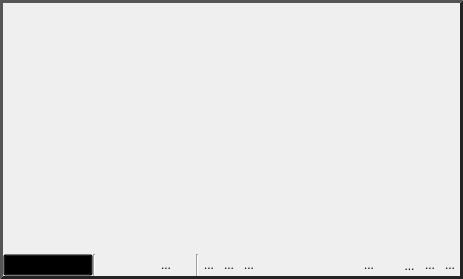
<?xml version="1.0" encoding="UTF-8"?>
<ui version="4.0">
 <class>ViewerWidget</class>
 <widget class="QWidget" name="ViewerWidget">
  <property name="geometry">
   <rect>
    <x>0</x>
    <y>0</y>
    <width>463</width>
    <height>279</height>
   </rect>
  </property>
  <property name="windowTitle">
   <string>ViewerWidget</string>
  </property>
  <property name="styleSheet">
   <string notr="true">QWidget#toolbar_{
  background-color: qlineargradient(spread:pad, x1:0.5, y1:0, x2:0.5, y2:0.960227,
  stop:0 rgba(211, 211, 211, 255),
  stop:0.155779 rgba(228, 228, 228,255),
  stop:1 rgba(204, 204, 204, 255));
  margin: 0px;
  padding: 0px;
}

QWidget#viewer_mode_holder_{
  margin: 0px;
  padding: 0px;
}

QWidget#border_{
  border-top: 3px solid rgb( 85, 85, 85 );
  border-bottom: 3px solid rgb( 35, 35, 35 );
  border-left: 3px solid rgb( 85, 85, 85 );
  border-right: 3px solid rgb( 35, 35, 35 );
}

QToolButton{
  border: 1px solid rgba( 0, 0, 0, 0 );
  margin: 0, 0, 0, 0;
  padding: 0, 0, 0, 0;
  
}

QToolButton:hover{
  background-color: rgba( 140, 140, 140, 50 );
}

QToolButton:pressed{
  border: 1px solid rgba( 100, 100, 100, 120 );
  background-color: rgba( 100, 100, 100, 200 );
}


 QComboBox {
     padding: 1px 1px 1px 1px;
     min-width: 6em;
  background-color: rgba( 0,0,0,0 );
  color: black;
 }

 QComboBox:editable {
 }

 QComboBox:!editable, QComboBox::drop-down:editable {
  background-color: qlineargradient(x1: 0, y1: 0, x2: 0, y2: 1,
                                  stop: 0 #E1E1E1, stop: 0.4 #DDDDDD,
                                  stop: 0.5 #D8D8D8, stop: 1.0 #D3D3D3);
 }

 /* QComboBox gets the &quot;on&quot; state when the popup is open */
 QComboBox:!editable:on, QComboBox::drop-down:editable:on {
     background: qlineargradient(x1: 0, y1: 0, x2: 0, y2: 1,
                                 stop: 0 #D3D3D3, stop: 0.4 #D8D8D8,
                                 stop: 0.5 #DDDDDD, stop: 1.0 #E1E1E1);
 }

 QComboBox:on { /* shift the text when the popup opens */
 }

 QComboBox::drop-down {
     subcontrol-origin: padding;
     subcontrol-position: top right;
     width: 16px;
     border-top-right-radius: 3px;
     border-bottom-right-radius: 3px;
 }

 QComboBox::down-arrow {
     image: url(&quot;:/Images/Arrow.png&quot;);
 }

 QComboBox::down-arrow:on { /* shift the arrow when popup is open */
     top: 0px;
     left: 0px;
 }
QComboBox::icon{
  border: 1px solid rgba( 0, 0, 0, 0 );
}


</string>
  </property>
  <layout class="QHBoxLayout" name="horizontalLayout_3">
   <property name="spacing">
    <number>0</number>
   </property>
   <property name="margin">
    <number>0</number>
   </property>
   <item>
    <widget class="QWidget" name="border_" native="true">
     <layout class="QVBoxLayout" name="border_layout_">
      <property name="spacing">
       <number>0</number>
      </property>
      <property name="margin">
       <number>3</number>
      </property>
      <item>
       <widget class="QWidget" name="viewer_slot_" native="true">
        <property name="sizePolicy">
         <sizepolicy hsizetype="Preferred" vsizetype="MinimumExpanding">
          <horstretch>0</horstretch>
          <verstretch>0</verstretch>
         </sizepolicy>
        </property>
        <layout class="QHBoxLayout" name="viewer_layout_">
         <property name="spacing">
          <number>0</number>
         </property>
         <property name="margin">
          <number>0</number>
         </property>
        </layout>
       </widget>
      </item>
      <item>
       <widget class="QWidget" name="toolbar_" native="true">
        <property name="sizePolicy">
         <sizepolicy hsizetype="Preferred" vsizetype="Fixed">
          <horstretch>0</horstretch>
          <verstretch>0</verstretch>
         </sizepolicy>
        </property>
        <property name="minimumSize">
         <size>
          <width>0</width>
          <height>20</height>
         </size>
        </property>
        <layout class="QVBoxLayout" name="toolbar_layout_">
         <property name="spacing">
          <number>0</number>
         </property>
         <property name="margin">
          <number>0</number>
         </property>
         <item>
          <widget class="QWidget" name="buttonbar_" native="true">
           <property name="sizePolicy">
            <sizepolicy hsizetype="Preferred" vsizetype="Fixed">
             <horstretch>0</horstretch>
             <verstretch>0</verstretch>
            </sizepolicy>
           </property>
           <property name="minimumSize">
            <size>
             <width>0</width>
             <height>20</height>
            </size>
           </property>
           <layout class="QHBoxLayout" name="button_layout_">
            <property name="spacing">
             <number>0</number>
            </property>
            <property name="margin">
             <number>0</number>
            </property>
            <item>
             <widget class="QWidget" name="viewer_mode_holder_" native="true">
              <property name="sizePolicy">
               <sizepolicy hsizetype="Fixed" vsizetype="Fixed">
                <horstretch>0</horstretch>
                <verstretch>0</verstretch>
               </sizepolicy>
              </property>
              <property name="minimumSize">
               <size>
                <width>90</width>
                <height>0</height>
               </size>
              </property>
              <property name="maximumSize">
               <size>
                <width>90</width>
                <height>16777215</height>
               </size>
              </property>
              <layout class="QHBoxLayout" name="horizontalLayout">
               <property name="spacing">
                <number>0</number>
               </property>
               <property name="margin">
                <number>0</number>
               </property>
               <item>
                <widget class="QComboBox" name="viewer_mode_">
                 <property name="minimumSize">
                  <size>
                   <width>82</width>
                   <height>0</height>
                  </size>
                 </property>
                 <property name="maximumSize">
                  <size>
                   <width>90</width>
                   <height>16777215</height>
                  </size>
                 </property>
                 <property name="palette">
                  <palette>
                   <active>
                    <colorrole role="WindowText">
                     <brush brushstyle="SolidPattern">
                      <color alpha="255">
                       <red>0</red>
                       <green>0</green>
                       <blue>0</blue>
                      </color>
                     </brush>
                    </colorrole>
                    <colorrole role="Button">
                     <brush brushstyle="SolidPattern">
                      <color alpha="0">
                       <red>0</red>
                       <green>0</green>
                       <blue>0</blue>
                      </color>
                     </brush>
                    </colorrole>
                    <colorrole role="Text">
                     <brush brushstyle="SolidPattern">
                      <color alpha="255">
                       <red>0</red>
                       <green>0</green>
                       <blue>0</blue>
                      </color>
                     </brush>
                    </colorrole>
                    <colorrole role="ButtonText">
                     <brush brushstyle="SolidPattern">
                      <color alpha="255">
                       <red>0</red>
                       <green>0</green>
                       <blue>0</blue>
                      </color>
                     </brush>
                    </colorrole>
                    <colorrole role="Base">
                     <brush brushstyle="SolidPattern">
                      <color alpha="0">
                       <red>0</red>
                       <green>0</green>
                       <blue>0</blue>
                      </color>
                     </brush>
                    </colorrole>
                    <colorrole role="Window">
                     <brush brushstyle="SolidPattern">
                      <color alpha="0">
                       <red>0</red>
                       <green>0</green>
                       <blue>0</blue>
                      </color>
                     </brush>
                    </colorrole>
                    <colorrole role="Highlight">
                     <brush brushstyle="SolidPattern">
                      <color alpha="0">
                       <red>181</red>
                       <green>213</green>
                       <blue>255</blue>
                      </color>
                     </brush>
                    </colorrole>
                   </active>
                   <inactive>
                    <colorrole role="WindowText">
                     <brush brushstyle="SolidPattern">
                      <color alpha="255">
                       <red>0</red>
                       <green>0</green>
                       <blue>0</blue>
                      </color>
                     </brush>
                    </colorrole>
                    <colorrole role="Button">
                     <brush brushstyle="LinearGradientPattern">
                      <gradient startx="0.000000000000000" starty="0.000000000000000" endx="0.000000000000000" endy="1.000000000000000" type="LinearGradient" spread="PadSpread" coordinatemode="ObjectBoundingMode">
                       <gradientstop position="0.000000000000000">
                        <color alpha="255">
                         <red>225</red>
                         <green>225</green>
                         <blue>225</blue>
                        </color>
                       </gradientstop>
                       <gradientstop position="0.400000000000000">
                        <color alpha="255">
                         <red>221</red>
                         <green>221</green>
                         <blue>221</blue>
                        </color>
                       </gradientstop>
                       <gradientstop position="0.500000000000000">
                        <color alpha="255">
                         <red>216</red>
                         <green>216</green>
                         <blue>216</blue>
                        </color>
                       </gradientstop>
                       <gradientstop position="1.000000000000000">
                        <color alpha="255">
                         <red>211</red>
                         <green>211</green>
                         <blue>211</blue>
                        </color>
                       </gradientstop>
                      </gradient>
                     </brush>
                    </colorrole>
                    <colorrole role="Text">
                     <brush brushstyle="SolidPattern">
                      <color alpha="255">
                       <red>0</red>
                       <green>0</green>
                       <blue>0</blue>
                      </color>
                     </brush>
                    </colorrole>
                    <colorrole role="ButtonText">
                     <brush brushstyle="SolidPattern">
                      <color alpha="255">
                       <red>0</red>
                       <green>0</green>
                       <blue>0</blue>
                      </color>
                     </brush>
                    </colorrole>
                    <colorrole role="Base">
                     <brush brushstyle="LinearGradientPattern">
                      <gradient startx="0.000000000000000" starty="0.000000000000000" endx="0.000000000000000" endy="1.000000000000000" type="LinearGradient" spread="PadSpread" coordinatemode="ObjectBoundingMode">
                       <gradientstop position="0.000000000000000">
                        <color alpha="255">
                         <red>225</red>
                         <green>225</green>
                         <blue>225</blue>
                        </color>
                       </gradientstop>
                       <gradientstop position="0.400000000000000">
                        <color alpha="255">
                         <red>221</red>
                         <green>221</green>
                         <blue>221</blue>
                        </color>
                       </gradientstop>
                       <gradientstop position="0.500000000000000">
                        <color alpha="255">
                         <red>216</red>
                         <green>216</green>
                         <blue>216</blue>
                        </color>
                       </gradientstop>
                       <gradientstop position="1.000000000000000">
                        <color alpha="255">
                         <red>211</red>
                         <green>211</green>
                         <blue>211</blue>
                        </color>
                       </gradientstop>
                      </gradient>
                     </brush>
                    </colorrole>
                    <colorrole role="Window">
                     <brush brushstyle="LinearGradientPattern">
                      <gradient startx="0.000000000000000" starty="0.000000000000000" endx="0.000000000000000" endy="1.000000000000000" type="LinearGradient" spread="PadSpread" coordinatemode="ObjectBoundingMode">
                       <gradientstop position="0.000000000000000">
                        <color alpha="255">
                         <red>225</red>
                         <green>225</green>
                         <blue>225</blue>
                        </color>
                       </gradientstop>
                       <gradientstop position="0.400000000000000">
                        <color alpha="255">
                         <red>221</red>
                         <green>221</green>
                         <blue>221</blue>
                        </color>
                       </gradientstop>
                       <gradientstop position="0.500000000000000">
                        <color alpha="255">
                         <red>216</red>
                         <green>216</green>
                         <blue>216</blue>
                        </color>
                       </gradientstop>
                       <gradientstop position="1.000000000000000">
                        <color alpha="255">
                         <red>211</red>
                         <green>211</green>
                         <blue>211</blue>
                        </color>
                       </gradientstop>
                      </gradient>
                     </brush>
                    </colorrole>
                    <colorrole role="Highlight">
                     <brush brushstyle="SolidPattern">
                      <color alpha="0">
                       <red>181</red>
                       <green>213</green>
                       <blue>255</blue>
                      </color>
                     </brush>
                    </colorrole>
                   </inactive>
                   <disabled>
                    <colorrole role="WindowText">
                     <brush brushstyle="SolidPattern">
                      <color alpha="255">
                       <red>0</red>
                       <green>0</green>
                       <blue>0</blue>
                      </color>
                     </brush>
                    </colorrole>
                    <colorrole role="Button">
                     <brush brushstyle="LinearGradientPattern">
                      <gradient startx="0.000000000000000" starty="0.000000000000000" endx="0.000000000000000" endy="1.000000000000000" type="LinearGradient" spread="PadSpread" coordinatemode="ObjectBoundingMode">
                       <gradientstop position="0.000000000000000">
                        <color alpha="255">
                         <red>225</red>
                         <green>225</green>
                         <blue>225</blue>
                        </color>
                       </gradientstop>
                       <gradientstop position="0.400000000000000">
                        <color alpha="255">
                         <red>221</red>
                         <green>221</green>
                         <blue>221</blue>
                        </color>
                       </gradientstop>
                       <gradientstop position="0.500000000000000">
                        <color alpha="255">
                         <red>216</red>
                         <green>216</green>
                         <blue>216</blue>
                        </color>
                       </gradientstop>
                       <gradientstop position="1.000000000000000">
                        <color alpha="255">
                         <red>211</red>
                         <green>211</green>
                         <blue>211</blue>
                        </color>
                       </gradientstop>
                      </gradient>
                     </brush>
                    </colorrole>
                    <colorrole role="Text">
                     <brush brushstyle="SolidPattern">
                      <color alpha="255">
                       <red>0</red>
                       <green>0</green>
                       <blue>0</blue>
                      </color>
                     </brush>
                    </colorrole>
                    <colorrole role="ButtonText">
                     <brush brushstyle="SolidPattern">
                      <color alpha="255">
                       <red>0</red>
                       <green>0</green>
                       <blue>0</blue>
                      </color>
                     </brush>
                    </colorrole>
                    <colorrole role="Base">
                     <brush brushstyle="LinearGradientPattern">
                      <gradient startx="0.000000000000000" starty="0.000000000000000" endx="0.000000000000000" endy="1.000000000000000" type="LinearGradient" spread="PadSpread" coordinatemode="ObjectBoundingMode">
                       <gradientstop position="0.000000000000000">
                        <color alpha="255">
                         <red>225</red>
                         <green>225</green>
                         <blue>225</blue>
                        </color>
                       </gradientstop>
                       <gradientstop position="0.400000000000000">
                        <color alpha="255">
                         <red>221</red>
                         <green>221</green>
                         <blue>221</blue>
                        </color>
                       </gradientstop>
                       <gradientstop position="0.500000000000000">
                        <color alpha="255">
                         <red>216</red>
                         <green>216</green>
                         <blue>216</blue>
                        </color>
                       </gradientstop>
                       <gradientstop position="1.000000000000000">
                        <color alpha="255">
                         <red>211</red>
                         <green>211</green>
                         <blue>211</blue>
                        </color>
                       </gradientstop>
                      </gradient>
                     </brush>
                    </colorrole>
                    <colorrole role="Window">
                     <brush brushstyle="LinearGradientPattern">
                      <gradient startx="0.000000000000000" starty="0.000000000000000" endx="0.000000000000000" endy="1.000000000000000" type="LinearGradient" spread="PadSpread" coordinatemode="ObjectBoundingMode">
                       <gradientstop position="0.000000000000000">
                        <color alpha="255">
                         <red>225</red>
                         <green>225</green>
                         <blue>225</blue>
                        </color>
                       </gradientstop>
                       <gradientstop position="0.400000000000000">
                        <color alpha="255">
                         <red>221</red>
                         <green>221</green>
                         <blue>221</blue>
                        </color>
                       </gradientstop>
                       <gradientstop position="0.500000000000000">
                        <color alpha="255">
                         <red>216</red>
                         <green>216</green>
                         <blue>216</blue>
                        </color>
                       </gradientstop>
                       <gradientstop position="1.000000000000000">
                        <color alpha="255">
                         <red>211</red>
                         <green>211</green>
                         <blue>211</blue>
                        </color>
                       </gradientstop>
                      </gradient>
                     </brush>
                    </colorrole>
                    <colorrole role="Highlight">
                     <brush brushstyle="SolidPattern">
                      <color alpha="255">
                       <red>208</red>
                       <green>208</green>
                       <blue>208</blue>
                      </color>
                     </brush>
                    </colorrole>
                   </disabled>
                  </palette>
                 </property>
                 <property name="toolTip">
                  <string>Select viewer mode</string>
                 </property>
                 <property name="currentIndex">
                  <number>0</number>
                 </property>
                 <property name="sizeAdjustPolicy">
                  <enum>QComboBox::AdjustToMinimumContentsLengthWithIcon</enum>
                 </property>
                 <property name="iconSize">
                  <size>
                   <width>16</width>
                   <height>16</height>
                  </size>
                 </property>
                 <property name="frame">
                  <bool>false</bool>
                 </property>
                 <item>
                  <property name="text">
                   <string notr="true">Sagittal</string>
                  </property>
                  <property name="icon">
                   <iconset resource="../../Resources/QtResources.qrc">
                    <normaloff>:/Images/XviewRed.png</normaloff>:/Images/XviewRed.png</iconset>
                  </property>
                 </item>
                 <item>
                  <property name="text">
                   <string notr="true">Coronal</string>
                  </property>
                  <property name="icon">
                   <iconset>
                    <normalon>:/Images/YviewGreen.png</normalon>
                   </iconset>
                  </property>
                 </item>
                 <item>
                  <property name="text">
                   <string notr="true">Axial</string>
                  </property>
                  <property name="icon">
                   <iconset>
                    <normalon>:/Images/ZviewBlue.png</normalon>
                   </iconset>
                  </property>
                 </item>
                 <item>
                  <property name="text">
                   <string notr="true">Volume</string>
                  </property>
                  <property name="icon">
                   <iconset>
                    <normalon>:/Images/Vview.png</normalon>
                   </iconset>
                  </property>
                 </item>
                </widget>
               </item>
              </layout>
             </widget>
            </item>
            <item>
             <widget class="Line" name="line_">
              <property name="minimumSize">
               <size>
                <width>3</width>
                <height>0</height>
               </size>
              </property>
              <property name="maximumSize">
               <size>
                <width>3</width>
                <height>16777215</height>
               </size>
              </property>
              <property name="orientation">
               <enum>Qt::Vertical</enum>
              </property>
             </widget>
            </item>
            <item>
             <widget class="QWidget" name="common_tools_" native="true">
              <property name="sizePolicy">
               <sizepolicy hsizetype="MinimumExpanding" vsizetype="Fixed">
                <horstretch>0</horstretch>
                <verstretch>0</verstretch>
               </sizepolicy>
              </property>
              <property name="minimumSize">
               <size>
                <width>0</width>
                <height>20</height>
               </size>
              </property>
              <property name="maximumSize">
               <size>
                <width>16777215</width>
                <height>20</height>
               </size>
              </property>
              <layout class="QHBoxLayout" name="common_tools_layout_">
               <property name="spacing">
                <number>0</number>
               </property>
               <property name="sizeConstraint">
                <enum>QLayout::SetMinimumSize</enum>
               </property>
               <property name="margin">
                <number>0</number>
               </property>
               <item>
                <widget class="QToolButton" name="auto_view_button_">
                 <property name="minimumSize">
                  <size>
                   <width>20</width>
                   <height>20</height>
                  </size>
                 </property>
                 <property name="maximumSize">
                  <size>
                   <width>20</width>
                   <height>20</height>
                  </size>
                 </property>
                 <property name="toolTip">
                  <string>Autoview</string>
                 </property>
                 <property name="text">
                  <string/>
                 </property>
                 <property name="icon">
                  <iconset resource="../../Resources/QtResources.qrc">
                   <normaloff>:/Images/AutoViewOff.png</normaloff>
                   <normalon>:/Images/AutoView.png</normalon>:/Images/AutoViewOff.png</iconset>
                 </property>
                 <property name="checkable">
                  <bool>false</bool>
                 </property>
                </widget>
               </item>
               <item>
                <widget class="QToolButton" name="lock_button_">
                 <property name="sizePolicy">
                  <sizepolicy hsizetype="Fixed" vsizetype="Fixed">
                   <horstretch>0</horstretch>
                   <verstretch>0</verstretch>
                  </sizepolicy>
                 </property>
                 <property name="minimumSize">
                  <size>
                   <width>20</width>
                   <height>20</height>
                  </size>
                 </property>
                 <property name="maximumSize">
                  <size>
                   <width>20</width>
                   <height>20</height>
                  </size>
                 </property>
                 <property name="toolTip">
                  <string>Lock navigation with the other locked viewers of the same type</string>
                 </property>
                 <property name="icon">
                  <iconset resource="../../Resources/QtResources.qrc">
                   <normaloff>:/Images/LockOff.png</normaloff>
                   <normalon>:/Images/Lock.png</normalon>:/Images/LockOff.png</iconset>
                 </property>
                 <property name="checkable">
                  <bool>true</bool>
                 </property>
                </widget>
               </item>
               <item>
                <widget class="QToolButton" name="slice_visible_button_">
                 <property name="minimumSize">
                  <size>
                   <width>20</width>
                   <height>20</height>
                  </size>
                 </property>
                 <property name="maximumSize">
                  <size>
                   <width>20</width>
                   <height>20</height>
                  </size>
                 </property>
                 <property name="toolTip">
                  <string>Show this slice in volume viewer</string>
                 </property>
                 <property name="icon">
                  <iconset resource="../../Resources/QtResources.qrc">
                   <normaloff>:/Images/VisibleOff.png</normaloff>
                   <normalon>:/Images/Visible.png</normalon>:/Images/VisibleOff.png</iconset>
                 </property>
                 <property name="checkable">
                  <bool>true</bool>
                 </property>
                </widget>
               </item>
               <item>
                <widget class="QToolButton" name="snap_to_axis_button_">
                 <property name="minimumSize">
                  <size>
                   <width>20</width>
                   <height>20</height>
                  </size>
                 </property>
                 <property name="maximumSize">
                  <size>
                   <width>20</width>
                   <height>20</height>
                  </size>
                 </property>
                 <property name="toolTip">
                  <string>Snap the camera to the closest axis</string>
                 </property>
                 <property name="text">
                  <string>...</string>
                 </property>
                 <property name="icon">
                  <iconset resource="../../Resources/QtResources.qrc">
                   <normaloff>:/Images/AlignOff.png</normaloff>
                   <normalon>:/Images/Align.png</normalon>:/Images/AlignOff.png</iconset>
                 </property>
                </widget>
               </item>
               <item>
                <widget class="QToolButton" name="light_visible_button_">
                 <property name="minimumSize">
                  <size>
                   <width>20</width>
                   <height>20</height>
                  </size>
                 </property>
                 <property name="maximumSize">
                  <size>
                   <width>20</width>
                   <height>20</height>
                  </size>
                 </property>
                 <property name="toolTip">
                  <string>Scene lighting on/off</string>
                 </property>
                 <property name="text">
                  <string/>
                 </property>
                 <property name="icon">
                  <iconset resource="../../Resources/QtResources.qrc">
                   <normaloff>:/Images/LightOff.png</normaloff>
                   <normalon>:/Images/Light.png</normalon>:/Images/LightOff.png</iconset>
                 </property>
                </widget>
               </item>
              </layout>
             </widget>
            </item>
            <item>
             <widget class="Line" name="sep_line_">
              <property name="minimumSize">
               <size>
                <width>3</width>
                <height>0</height>
               </size>
              </property>
              <property name="maximumSize">
               <size>
                <width>3</width>
                <height>16777215</height>
               </size>
              </property>
              <property name="orientation">
               <enum>Qt::Vertical</enum>
              </property>
             </widget>
            </item>
            <item>
             <widget class="QWidget" name="less_common_tools_" native="true">
              <property name="sizePolicy">
               <sizepolicy hsizetype="Preferred" vsizetype="Fixed">
                <horstretch>0</horstretch>
                <verstretch>0</verstretch>
               </sizepolicy>
              </property>
              <property name="minimumSize">
               <size>
                <width>0</width>
                <height>20</height>
               </size>
              </property>
              <property name="maximumSize">
               <size>
                <width>16777215</width>
                <height>20</height>
               </size>
              </property>
              <layout class="QHBoxLayout" name="less_common_tools_layout_">
               <property name="spacing">
                <number>0</number>
               </property>
               <property name="margin">
                <number>0</number>
               </property>
               <item>
                <widget class="QToolButton" name="fog_button_">
                 <property name="minimumSize">
                  <size>
                   <width>20</width>
                   <height>20</height>
                  </size>
                 </property>
                 <property name="maximumSize">
                  <size>
                   <width>20</width>
                   <height>20</height>
                  </size>
                 </property>
                 <property name="toolTip">
                  <string>Show fog (depth cue)</string>
                 </property>
                 <property name="text">
                  <string>...</string>
                 </property>
                 <property name="icon">
                  <iconset resource="../../Resources/QtResources.qrc">
                   <normaloff>:/Images/FogOff.png</normaloff>
                   <normalon>:/Images/Fog.png</normalon>:/Images/FogOff.png</iconset>
                 </property>
                 <property name="checkable">
                  <bool>true</bool>
                 </property>
                </widget>
               </item>
               <item>
                <widget class="QToolButton" name="enable_clipping_button_">
                 <property name="minimumSize">
                  <size>
                   <width>20</width>
                   <height>20</height>
                  </size>
                 </property>
                 <property name="maximumSize">
                  <size>
                   <width>20</width>
                   <height>20</height>
                  </size>
                 </property>
                 <property name="toolTip">
                  <string>Enable clipping</string>
                 </property>
                 <property name="text">
                  <string>...</string>
                 </property>
                </widget>
               </item>
               <item>
                <widget class="QtUtils::SingleShotToolButton" name="picking_button_">
                 <property name="minimumSize">
                  <size>
                   <width>20</width>
                   <height>20</height>
                  </size>
                 </property>
                 <property name="maximumSize">
                  <size>
                   <width>20</width>
                   <height>20</height>
                  </size>
                 </property>
                 <property name="toolTip">
                  <string>Allow picking in other views to move slices in this view</string>
                 </property>
                 <property name="text">
                  <string>...</string>
                 </property>
                 <property name="icon">
                  <iconset resource="../../Resources/QtResources.qrc">
                   <normaloff>:/Images/PickingOff.png</normaloff>
                   <normalon>:/Images/Picking.png</normalon>:/Images/PickingOff.png</iconset>
                 </property>
                </widget>
               </item>
               <item>
                <widget class="QToolButton" name="grid_button_">
                 <property name="minimumSize">
                  <size>
                   <width>20</width>
                   <height>20</height>
                  </size>
                 </property>
                 <property name="maximumSize">
                  <size>
                   <width>20</width>
                   <height>20</height>
                  </size>
                 </property>
                 <property name="toolTip">
                  <string>Switch on/off grid</string>
                 </property>
                 <property name="icon">
                  <iconset resource="../../Resources/QtResources.qrc">
                   <normaloff>:/Images/GridOff.png</normaloff>
                   <normalon>:/Images/Grid.png</normalon>:/Images/GridOff.png</iconset>
                 </property>
                 <property name="checkable">
                  <bool>true</bool>
                 </property>
                </widget>
               </item>
               <item>
                <widget class="QToolButton" name="flip_horizontal_button_">
                 <property name="minimumSize">
                  <size>
                   <width>20</width>
                   <height>20</height>
                  </size>
                 </property>
                 <property name="maximumSize">
                  <size>
                   <width>20</width>
                   <height>20</height>
                  </size>
                 </property>
                 <property name="toolTip">
                  <string>Flip the data visually horizontal</string>
                 </property>
                 <property name="icon">
                  <iconset resource="../../Resources/QtResources.qrc">
                   <normaloff>:/Images/FlipHorizOff.png</normaloff>
                   <normalon>:/Images/FlipHoriz.png</normalon>:/Images/FlipHorizOff.png</iconset>
                 </property>
                 <property name="checkable">
                  <bool>true</bool>
                 </property>
                </widget>
               </item>
               <item>
                <widget class="QToolButton" name="flip_vertical_button_">
                 <property name="minimumSize">
                  <size>
                   <width>20</width>
                   <height>20</height>
                  </size>
                 </property>
                 <property name="maximumSize">
                  <size>
                   <width>20</width>
                   <height>20</height>
                  </size>
                 </property>
                 <property name="toolTip">
                  <string>Flip the data visually vertical</string>
                 </property>
                 <property name="icon">
                  <iconset resource="../../Resources/QtResources.qrc">
                   <normaloff>:/Images/FlipVertOff.png</normaloff>
                   <normalon>:/Images/FlipVert.png</normalon>:/Images/FlipVertOff.png</iconset>
                 </property>
                 <property name="checkable">
                  <bool>true</bool>
                 </property>
                </widget>
               </item>
               <item>
                <widget class="QToolButton" name="isosurfaces_visible_button_">
                 <property name="minimumSize">
                  <size>
                   <width>20</width>
                   <height>20</height>
                  </size>
                 </property>
                 <property name="maximumSize">
                  <size>
                   <width>20</width>
                   <height>20</height>
                  </size>
                 </property>
                 <property name="toolTip">
                  <string>Show isosurface</string>
                 </property>
                 <property name="text">
                  <string/>
                 </property>
                 <property name="icon">
                  <iconset resource="../../Resources/QtResources.qrc">
                   <normaloff>:/Images/IsosurfaceVisibleOff.png</normaloff>
                   <normalon>:/Images/IsosurfaceVisible.png</normalon>:/Images/IsosurfaceVisibleOff.png</iconset>
                 </property>
                </widget>
               </item>
               <item>
                <widget class="QToolButton" name="slices_visible_button_">
                 <property name="minimumSize">
                  <size>
                   <width>20</width>
                   <height>20</height>
                  </size>
                 </property>
                 <property name="maximumSize">
                  <size>
                   <width>20</width>
                   <height>20</height>
                  </size>
                 </property>
                 <property name="toolTip">
                  <string>Show slice planes</string>
                 </property>
                 <property name="text">
                  <string/>
                 </property>
                 <property name="icon">
                  <iconset resource="../../Resources/QtResources.qrc">
                   <normaloff>:/Images/SlicesVisibleOff.png</normaloff>
                   <normalon>:/Images/SlicesVisible.png</normalon>:/Images/SlicesVisibleOff.png</iconset>
                 </property>
                </widget>
               </item>
               <item>
                <widget class="QToolButton" name="show_invisible_slices_button_">
                 <property name="minimumSize">
                  <size>
                   <width>20</width>
                   <height>20</height>
                  </size>
                 </property>
                 <property name="maximumSize">
                  <size>
                   <width>20</width>
                   <height>20</height>
                  </size>
                 </property>
                 <property name="toolTip">
                  <string>Show slice planes for hidden viewers</string>
                 </property>
                 <property name="text">
                  <string>...</string>
                 </property>
                 <property name="icon">
                  <iconset resource="../../Resources/QtResources.qrc">
                   <normaloff>:/Images/InvisibleSlicesVisibleOff.png</normaloff>
                   <normalon>:/Images/InvisibleSlicesVisible.png</normalon>:/Images/InvisibleSlicesVisibleOff.png</iconset>
                 </property>
                </widget>
               </item>
               <item>
                <widget class="QToolButton" name="volume_rendering_visible_button_">
                 <property name="minimumSize">
                  <size>
                   <width>20</width>
                   <height>20</height>
                  </size>
                 </property>
                 <property name="maximumSize">
                  <size>
                   <width>20</width>
                   <height>20</height>
                  </size>
                 </property>
                 <property name="toolTip">
                  <string>Show volume rendering</string>
                 </property>
                 <property name="text">
                  <string/>
                 </property>
                 <property name="icon">
                  <iconset resource="../../Resources/QtResources.qrc">
                   <normaloff>:/Images/VolumeVisibleOff.png</normaloff>
                   <normalon>:/Images/VolumeVisible.png</normalon>:/Images/VolumeVisibleOff.png</iconset>
                 </property>
                </widget>
               </item>
               <item>
                <widget class="QToolButton" name="show_bounding_box_button_">
                 <property name="minimumSize">
                  <size>
                   <width>21</width>
                   <height>21</height>
                  </size>
                 </property>
                 <property name="maximumSize">
                  <size>
                   <width>21</width>
                   <height>21</height>
                  </size>
                 </property>
                 <property name="toolTip">
                  <string>Show bounding box</string>
                 </property>
                 <property name="text">
                  <string>...</string>
                 </property>
                </widget>
               </item>
               <item>
                <widget class="QToolButton" name="overlay_visible_button_">
                 <property name="minimumSize">
                  <size>
                   <width>20</width>
                   <height>20</height>
                  </size>
                 </property>
                 <property name="maximumSize">
                  <size>
                   <width>20</width>
                   <height>20</height>
                  </size>
                 </property>
                 <property name="toolTip">
                  <string>Show overlay</string>
                 </property>
                 <property name="text">
                  <string>...</string>
                 </property>
                 <property name="icon">
                  <iconset resource="../../Resources/QtResources.qrc">
                   <normaloff>:/Images/OverlayOff.png</normaloff>
                   <normalon>:/Images/Overlay.png</normalon>:/Images/OverlayOff.png</iconset>
                 </property>
                 <property name="checkable">
                  <bool>true</bool>
                 </property>
                </widget>
               </item>
               <item>
                <widget class="QToolButton" name="picking_lines_visible_button_">
                 <property name="minimumSize">
                  <size>
                   <width>20</width>
                   <height>20</height>
                  </size>
                 </property>
                 <property name="maximumSize">
                  <size>
                   <width>20</width>
                   <height>20</height>
                  </size>
                 </property>
                 <property name="toolTip">
                  <string>Show picking lines</string>
                 </property>
                 <property name="text">
                  <string>...</string>
                 </property>
                 <property name="icon">
                  <iconset resource="../../Resources/QtResources.qrc">
                   <normaloff>:/Images/PickingLinesOff.png</normaloff>
                   <normalon>:/Images/PickingLines.png</normalon>:/Images/PickingLinesOff.png</iconset>
                 </property>
                 <property name="checkable">
                  <bool>true</bool>
                 </property>
                </widget>
               </item>
              </layout>
             </widget>
            </item>
           </layout>
          </widget>
         </item>
        </layout>
       </widget>
      </item>
     </layout>
    </widget>
   </item>
  </layout>
 </widget>
 <customwidgets>
  <customwidget>
   <class>QtUtils::SingleShotToolButton</class>
   <extends>QToolButton</extends>
   <header location="global">QtUtils/Widgets/SingleShotToolButton.h</header>
  </customwidget>
 </customwidgets>
 <resources>
  <include location="../../Resources/QtResources.qrc"/>
 </resources>
 <connections/>
</ui>
